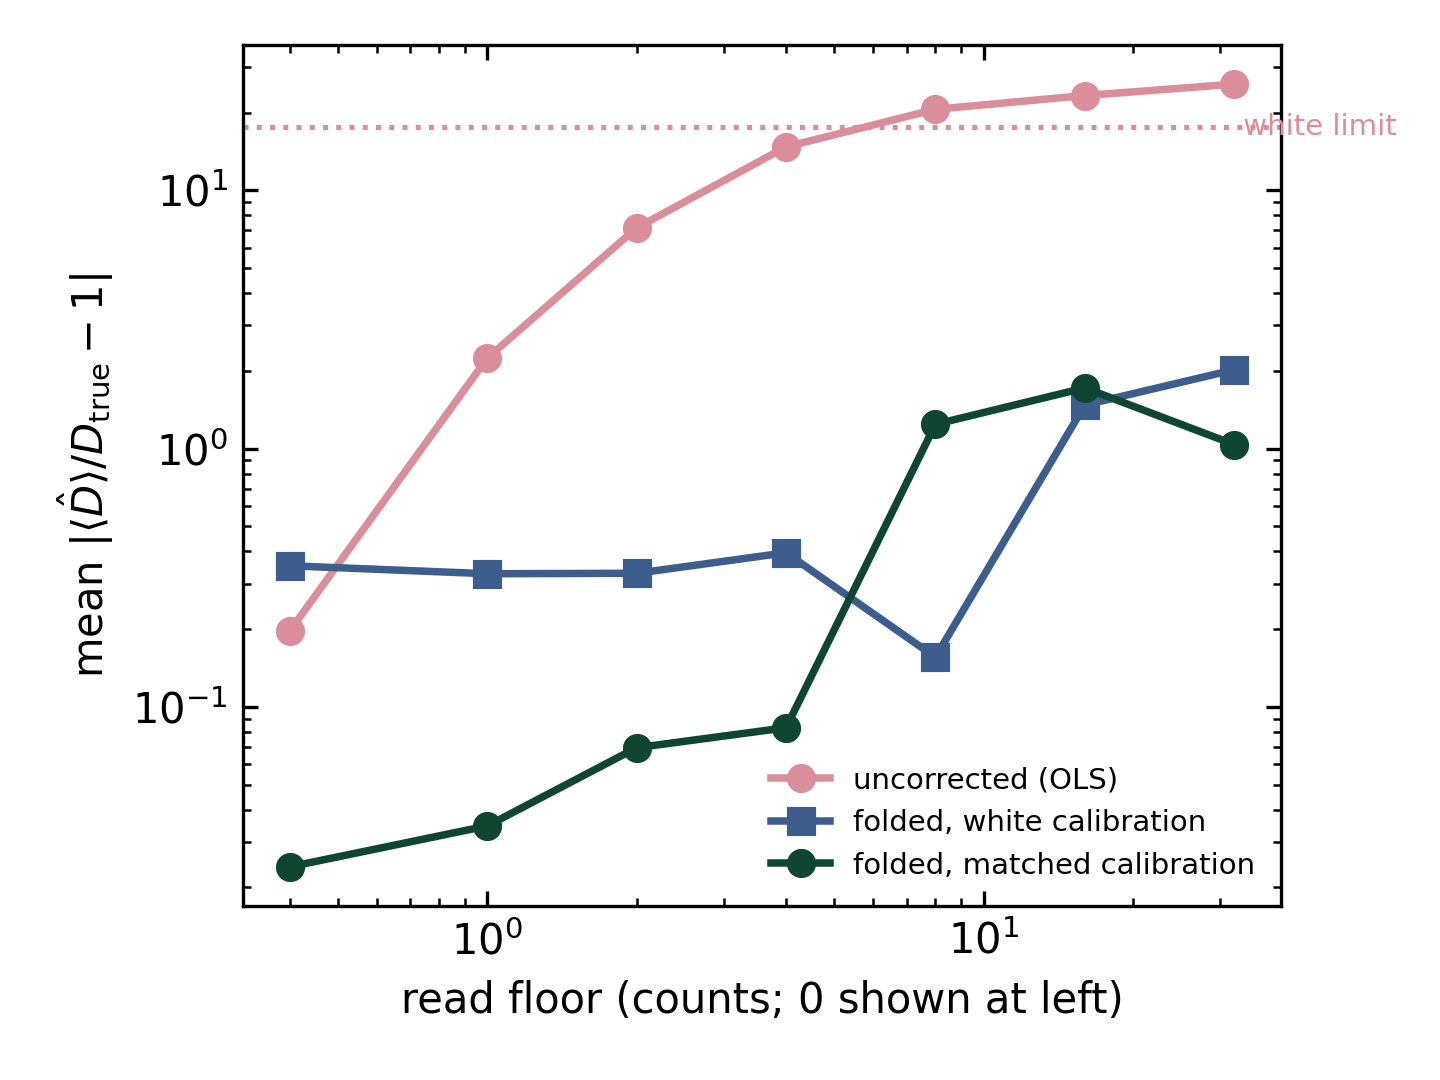

The script that saved this image:
"""Where between pure shot and pure white does a real detector sit?

`shot_noise_validation.py` showed the two limits: under constant (white) noise the
MSD-slope bias is huge (D inflated by factors of dozens at low CNR), while under
photon-limited shot noise (read floor = 0) it nearly vanishes, because the clean
wings constrain the width fit. Real photon-counting detectors are in between: a
read-noise / dark-count / background pedestal adds a constant-variance floor that
reintroduces wing noise and brings the bias back. The relevant axis is the read
floor.

This sweep holds the geometry fixed and raises the read floor `r` (constant noise
in count units, added in quadrature to the local shot variance) from 0 upward.
For each `r` it reports, summarised as mean |mean(D_hat)/D_true - 1| over the
CNR_0 sweep:

  OLS raw            -- the uncorrected bias, climbing from ~0 (pure shot) toward
                        the white level as the pedestal grows.
  folded, matched    -- the correction with a calibration built at the same read
                        floor (CORRECTNESS).
  folded, white cal  -- the shipped white calibration applied to this data
                        (ROBUSTNESS): it over-corrects at small r and becomes
                        correct only as the law approaches white.

The pure-white case is run as the large-r reference. Reading the read floor in
physical terms needs the detector's photon budget: the floor here is in the same
counts as the peak, which holds cnr0**2 counts at frame 0, so a floor of r counts
matters most for the dim, low-CNR frames where peak counts are fewest.

Run from the repository root (set WEIGHTING_WALL_WORKERS to parallelise)::

    WEIGHTING_WALL_WORKERS=0 .venv/Scripts/python.exe scripts/read_floor_sweep.py

Sweep sizes follow the SHOT_* environment variables (small defaults for a quick
serial smoke run; raise for the full run).
"""
from __future__ import annotations

import os
import sys

import numpy as np
import matplotlib

matplotlib.use("Agg")
import matplotlib.pyplot as plt  # noqa: E402

sys.path.insert(0, os.path.join(os.path.dirname(__file__), "..", "..", "src"))

from weighting_wall.noise import ShotNoise, WhiteNoise  # noqa: E402
from weighting_wall.simulate import Experiment  # noqa: E402
from weighting_wall.validate import calibrate_d_free, evaluate  # noqa: E402

OUTPUT = os.path.join(os.path.dirname(__file__), "..", "output")

GEOM = dict(sigma0=1.0, tau=1.0, half_window=6.0, n_pixels=241,
            n_frames=12, t_max=3.0)
D_TRUE = 0.02                       # sigma_0^2 / tau; L_D / FWHM_0 ~ 0.085

N_CAL = int(os.environ.get("SHOT_NCAL", 120))
N_EVAL = int(os.environ.get("SHOT_NEVAL", 120))
N_EVAL_GRID = int(os.environ.get("SHOT_NGRID", 8))
CAL_CNR0 = np.geomspace(2.0, 80.0, 30)
EVAL_CNR0 = np.geomspace(3.0, 60.0, N_EVAL_GRID)

# Read floors in count units (0 = photon-limited). The peak holds cnr0**2 counts
# at frame 0, so these span negligible-vs-peak-shot up to pedestal-dominated.
READ_FLOORS = np.array([0.0, 1.0, 2.0, 4.0, 8.0, 16.0, 32.0])


def _mad(curve: np.ndarray) -> float:
    return float(np.nanmean(np.abs(curve - 1.0)))


def main() -> None:
    print("MSD-slope bias vs detector read floor (pure shot -> pure white)")
    print(f"  D_true = {D_TRUE} sigma_0^2/tau")
    print(f"  calibration: {CAL_CNR0.size} CNR_0 in [2, 80], {N_CAL} runs/cell")
    print(f"  evaluation:  {EVAL_CNR0.size} CNR_0 in [3, 60], {N_EVAL} runs/cell")
    print(f"  read floors (counts): {READ_FLOORS.tolist()}")
    print(f"  workers = {os.environ.get('WEIGHTING_WALL_WORKERS', '(serial)')}")

    # The shipped default: a white-noise calibration. Used as the robustness
    # reference (applied to every read-floor case) and as the large-r limit.
    print("\nBuilding the default white calibration at D = 0 ...", flush=True)
    white_cal = calibrate_d_free(CAL_CNR0, n_runs=N_CAL, noise_model=WhiteNoise(),
                                 **GEOM)

    exp = Experiment(D=D_TRUE, **GEOM)
    ols, folded_matched, folded_white = [], [], []
    for r in READ_FLOORS:
        model = ShotNoise(read=float(r), poisson=True)
        print(f"\n[read = {r:5.1f}] building matched calibration ...", flush=True)
        cal_r = calibrate_d_free(CAL_CNR0, n_runs=N_CAL, noise_model=model, **GEOM)
        r_match = evaluate(exp, EVAL_CNR0, cal_r, n_runs=N_EVAL, noise_model=model)
        r_white = evaluate(exp, EVAL_CNR0, white_cal, n_runs=N_EVAL,
                           noise_model=model)
        ols.append(_mad(r_match["ols"].mean_bias))
        folded_matched.append(_mad(r_match["folded_normal"].mean_bias))
        folded_white.append(_mad(r_white["folded_normal"].mean_bias))
        print(f"  OLS raw {ols[-1]:.3f} | folded matched {folded_matched[-1]:.3f} "
              f"| folded white-cal {folded_white[-1]:.3f}")

    # The pure-white limit, for reference.
    print("\n[white limit] evaluating white data with the white calibration ...",
          flush=True)
    r_w = evaluate(exp, EVAL_CNR0, white_cal, n_runs=N_EVAL,
                   noise_model=WhiteNoise())
    ols_white = _mad(r_w["ols"].mean_bias)
    folded_white_white = _mad(r_w["folded_normal"].mean_bias)

    ols = np.array(ols)
    folded_matched = np.array(folded_matched)
    folded_white = np.array(folded_white)

    print("\n" + "=" * 72)
    print("mean |mean(D_hat)/D_true - 1| over the CNR_0 sweep, vs read floor")
    print("=" * 72)
    print(f"  {'read':>6} {'OLS raw':>10} {'folded matched':>16} "
          f"{'folded white-cal':>18}")
    for i, r in enumerate(READ_FLOORS):
        print(f"  {r:>6.1f} {ols[i]:>10.3f} {folded_matched[i]:>16.3f} "
              f"{folded_white[i]:>18.3f}")
    print(f"  {'white':>6} {ols_white:>10.3f} {'-':>16} "
          f"{folded_white_white:>18.3f}")

    # Figure: bias vs read floor, three curves, with the white limit marked.
    # Roles 1/2/4 from the poster palette (dark green / blue / rose).
    role1, role2, role4 = (0.058184, 0.273631, 0.191837), \
        (0.239379, 0.369361, 0.547850), (0.852116, 0.555525, 0.605505)
    x = READ_FLOORS.copy()
    x[0] = 0.4                          # show read = 0 on the log axis
    fig, ax = plt.subplots(figsize=(4.8, 3.6))
    ax.loglog(x, ols, "o-", color=role4, lw=1.8, label="uncorrected (OLS)")
    ax.loglog(x, folded_white, "s-", color=role2, lw=1.8,
              label="folded, white calibration")
    ax.loglog(x, folded_matched, "o-", color=role1, lw=1.8,
              label="folded, matched calibration")
    ax.axhline(ols_white, color=role4, ls=":", lw=1.2)
    ax.text(x[-1], ols_white, " white limit", color=role4, fontsize=7,
            va="center")
    ax.set_xlabel("read floor (counts; 0 shown at left)")
    ax.set_ylabel(r"mean $|\langle\hat D\rangle/D_\mathrm{true}-1|$")
    ax.tick_params(direction="in", which="both", top=True, right=True)
    ax.legend(fontsize=7, frameon=False)
    fig.tight_layout()
    path = os.path.join(OUTPUT, "read_floor_sweep.png")
    fig.savefig(path, dpi=300)
    plt.close(fig)
    print(f"\nSaved {os.path.basename(path)}")


if __name__ == "__main__":
    main()
